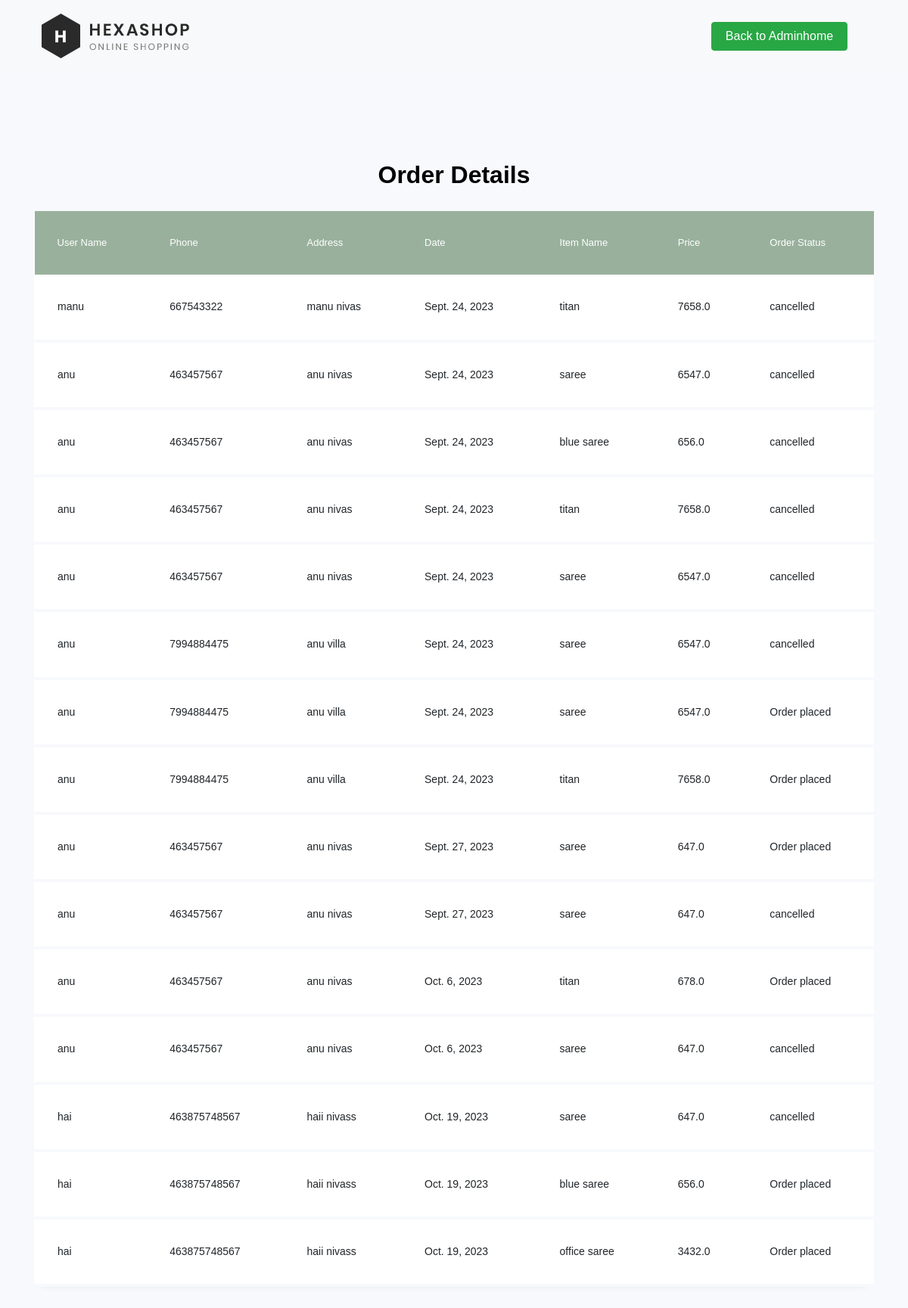
The app's page /listv/ with its own data.
### myapp/models.py (models this page shows, shortened)
class Orderitem(models.Model):
     user=models.ForeignKey(User,on_delete=models.CASCADE)
     products=models.ForeignKey(product,on_delete=models.CASCADE)
     order=models.ForeignKey(Order,on_delete=models.CASCADE)
     price=models.FloatField(null=True)
     options=(
          ("order placed","order placed"),
          ("shipped","shipped"),
          ("out for delivery","out for delivery"),
          ("Delivered","Delivered"),
          ("cancel","cancel")
     )
     status=models.CharField(max_length=100,choices=options,default="Order placed")
     count=models.IntegerField(default=1)

class User(AbstractUser):
    name=models.CharField(
        max_length=30,
        null=False,
        blank=False
    )
    phone=models.BigIntegerField(
        null=True,
        blank=False,
    )
    adress=models.TextField(
        max_length=80,
        null=False,
        blank=False
    )
    email=models.EmailField(
        max_length=50,
        null=False,
        blank=False
    )
    city=models.CharField(
        max_length=50,
        null=False,
        blank=False
    )

class Order(models.Model):
     user=models.ForeignKey(User,on_delete=models.CASCADE)
     phone=models.IntegerField()
     address=models.CharField(max_length=500)
     date=models.DateField(auto_now_add=True)

class product(models.Model):
         name=models.CharField(max_length=100,null=False,blank=False)
         price=models.FloatField(null=False,blank=False)
         image=models.FileField(upload_to="Media",null=True,blank=True)
         categories=models.ForeignKey(categories,on_delete=models.CASCADE)
         status=models.BooleanField(default=False,help_text="0=default,1=Hidden")

### myapp/views.py (the view)
# urls.py: path('listv/',views.viewlist,name="myapp_viewlist"),
def viewlist(request):
    x=Orderitem.objects.all()
    return render(request,'myapp/admn_ordlist.html',{'view':x})

### myapp/templates/myapp/admn_ordlist.html (shortened to what this page needs)
{% load static %}
<!doctype html>
<html lang="en">
  <head>
	<link rel="stylesheet" href="https://stackpath.bootstrapcdn.com/font-awesome/4.7.0/css/font-awesome.min.css">
	<link rel="stylesheet" href="{% static 'table/css/style.css' %}">
	</head>
	<body>
        <header>
            <nav class="navbar navbar-expand-lg bg-light">
              <div class="container">
                  <img style="padding: 10px;" src="{% static 'assets/images/logo.png' %}">
                  <div class="collapse navbar-collapse">
                      <ul class="navbar-nav me-auto" style="padding-left: 180px;">
                          <li class="nav-item" style="padding-left: 500px;">
                            <a style="width: 180px;" class="btn btn-success" href="/adm">Back to Adminhome</a>
                          </li>
                      </ul>
                  </div>
              </div>
            </nav>
          </header>
	<section class="ftco-section">
		<div class="container">
			<div class="row">
				<div class="col-md-12">
					<h2 class="h2 mb-4 text-center"><strong>Order Details</strong></h2>
					<div class="table-wrap">
						<table class="table">
						  <thead class="thead-primary">
						    <tr>
								<th>User Name</th>
								<th>Phone</th>
								<th>Address</th>
								<th>Date</th>
								<th>Item Name</th>
								<th>Price</th>
								<th>Order Status</th>
						    </tr>
						  </thead>
						<tbody>
						  {% for i in view %}
						    <tr class="alert" role="alert">
						    	<td>
						    		{{i.user.name}}
						    	</td>
						    	<td>
						    		{{i.order.phone}}
						    	</td>
						      	<td>
									{{i.order.address}}
						      	</td>
						      	<td>
									{{i.order.date}}
							  	</td>
								  <td>
									{{i.products.name}}
							  	</td>
								<td>
									{{i.price}}
							  	</td>
								<td>
									{{i.status}}
							  	</td>
						    </tr>
						  {% endfor %}
						</tbody>
						</table>
					</div>
				</div>
			</div>
		</div>
	</section>
	</body>
</html>

### records on screen
Orderitem: user.name "manu", order.phone "667543322", order.address "manu nivas", order "Sept. 24, 2023", products.name "titan", price "7658.0", status "cancelled"
Orderitem: user.name "anu", order.phone "463457567", order.address "anu nivas", order "Sept. 24, 2023", products.name "saree", price "6547.0", status "cancelled"
Orderitem: user.name "anu", order.phone "463457567", order.address "anu nivas", order "Sept. 24, 2023", products.name "blue saree", price "656.0", status "cancelled"
Orderitem: user.name "anu", order.phone "463457567", order.address "anu nivas", order "Sept. 24, 2023", products.name "titan", price "7658.0", status "cancelled"
Orderitem: user.name "anu", order.phone "463457567", order.address "anu nivas", order "Sept. 24, 2023", products.name "saree", price "6547.0", status "cancelled"
Orderitem: user.name "anu", order.phone "7994884475", order.address "anu villa", order "Sept. 24, 2023", products.name "saree", price "6547.0", status "cancelled"
Orderitem: user.name "anu", order.phone "7994884475", order.address "anu villa", order "Sept. 24, 2023", products.name "saree", price "6547.0", status "Order placed"
Orderitem: user.name "anu", order.phone "7994884475", order.address "anu villa", order "Sept. 24, 2023", products.name "titan", price "7658.0", status "Order placed"
Orderitem: user.name "anu", order.phone "463457567", order.address "anu nivas", order "Sept. 27, 2023", products.name "saree", price "647.0", status "Order placed"
Orderitem: user.name "anu", order.phone "463457567", order.address "anu nivas", order "Sept. 27, 2023", products.name "saree", price "647.0", status "cancelled"
Orderitem: user.name "anu", order.phone "463457567", order.address "anu nivas", order "Oct. 6, 2023", products.name "titan", price "678.0", status "Order placed"
Orderitem: user.name "anu", order.phone "463457567", order.address "anu nivas", order "Oct. 6, 2023", products.name "saree", price "647.0", status "cancelled"
Orderitem: user.name "hai", order.phone "463875748567", order.address "haii nivass", order "Oct. 19, 2023", products.name "saree", price "647.0", status "cancelled"
Orderitem: user.name "hai", order.phone "463875748567", order.address "haii nivass", order "Oct. 19, 2023", products.name "blue saree", price "656.0", status "Order placed"
Orderitem: user.name "hai", order.phone "463875748567", order.address "haii nivass", order "Oct. 19, 2023", products.name "office saree", price "3432.0", status "Order placed"
